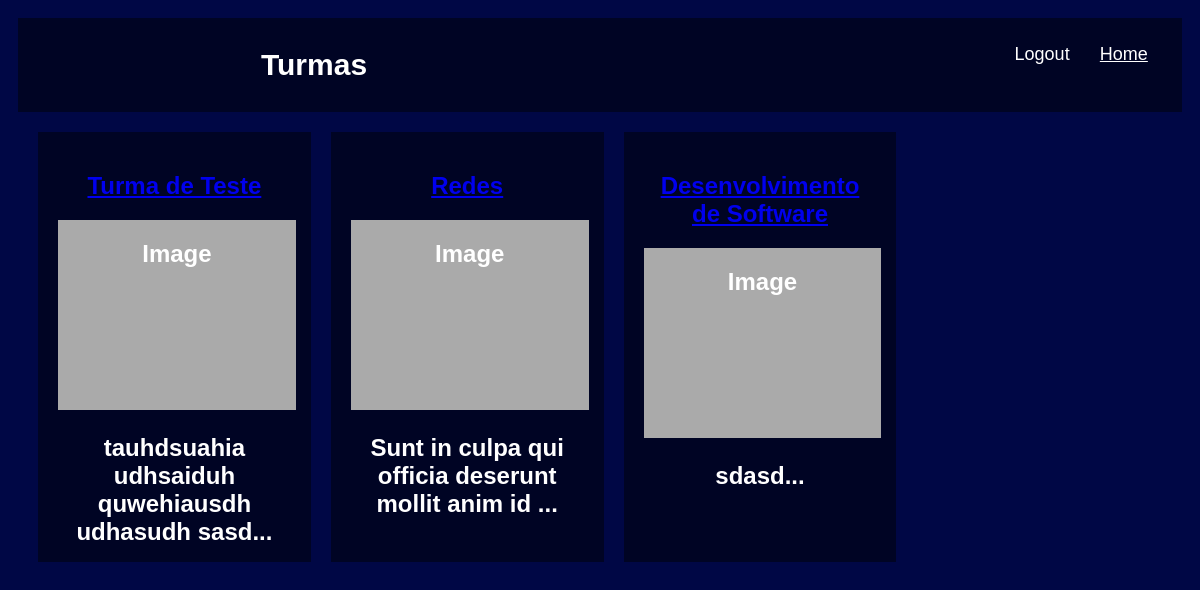
The app's page /turmas/ (signed in) with its own data.
### turmas/models.py (models this page shows, shortened)
class Turma(models.Model):
    name = models.CharField(max_length=100)
    description = models.TextField()
    estudantes = models.ManyToManyField(Estudante)
    professor = models.ManyToManyField(Professor)
    coordenador = models.ManyToManyField(Coodenador)
    def snippet(self):
        return self.description[:50] + '...'

### accounts/models.py (models this page shows, shortened)
class Estudante(models.Model):
    user = models.OneToOneField(User, on_delete=models.CASCADE)
    matricula = models.IntegerField(null=True, blank=True)
    nome_mae = models.CharField(max_length=100, null=True, blank=True)
    data_nascimento = models.DateField(null=True, blank=True)
    ano_ingresso = models.IntegerField(null=True, blank=True)
    serie = models.IntegerField(null=True, blank=True)

### turmas/views.py (the view)
# urls.py: path('', views.turmas_list, name="list"),
@login_required(login_url="/")
def turmas_list(request):
    turmas = Turma.objects.all().order_by('-name')
    return render(request, 'turmas/turmas_list.html', {'turmas': turmas})

### turmas/templates/turmas/turmas_list.html (shortened to what this page needs)
{% extends 'base_layout_turmas.html' %}
{% block content %}
    <div class="row">
        {% for turma in turmas %}
            {% for estudante in turma.estudantes.all %}
                {% if estudante.user == user %}
                    <div class="card">
                        <h2 align="center">
                            <a href="{{turma.id}}">{{turma.name}}</a>
                            <div class="fakeimg" style="height:150px;">Image</div>
                            <p>{{turma.snippet}}</p>
                        </h2>
                    </div>
                {% endif %}
            {% endfor %}
        {% endfor %}
    </div>
{% endblock %}

### static/styles.css (style rules this page uses)
body { font-family: Arial; padding: 10px; background-color: #000745; color: #fff; }
.fakeimg { background-color: #aaa; width: 85%; margin-top: 20px; padding: 20px; }
.row:after { content: ""; display: table; clear: both; }
.card { background-color: #000424; width: 20%; height: 390px; padding: 20px; margin-top: 20px; margin-left: 20px; float: left; }

### records on screen
Turma: name "Turma de Teste", snippet "tauhdsuahia udhsaiduh quwehiausdh udhasudh sasd..."
Turma: name "Redes", snippet "Sunt in culpa qui officia deserunt mollit anim id ..."
Turma: name "Desenvolvimento de Software", snippet "sdasd..."
